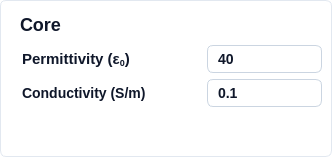
             <widget class="QFrame" name="pyqt5_frame_core_group">
              <property name="layoutDirection">
               <enum>Qt::LeftToRight</enum>
              </property>
              <property name="autoFillBackground">
               <bool>false</bool>
              </property>
              <property name="styleSheet">
               <string notr="true">box-sizing: border-box;
display: flex;
flex-direction: column;
align-items: flex-start;
gap: 25px;
background: #FFFFFF;
border: 1px solid #E2E8F0; /* slate/200 */
border-radius: 6px;</string>
              </property>
              <property name="frameShape">
               <enum>QFrame::StyledPanel</enum>
              </property>
              <property name="frameShadow">
               <enum>QFrame::Raised</enum>
              </property>
              <layout class="QVBoxLayout" name="verticalLayout_15">
               <property name="spacing">
                <number>6</number>
               </property>
               <property name="leftMargin">
                <number>9</number>
               </property>
               <property name="topMargin">
                <number>9</number>
               </property>
               <property name="rightMargin">
                <number>9</number>
               </property>
               <property name="bottomMargin">
                <number>9</number>
               </property>
               <item>
                <widget class="QLabel" name="label_28">
                 <property name="styleSheet">
                  <string notr="true"> 	border: none;
	color: #0F172A;  /* Text color */
    font-family: 'Segoe UI', sans-serif;  /* Font family */
    font-style: normal;  /* Font style */
    font-weight: 500;  /* Font weight */
    font-size: 18px;  /* Font size */
    line-height: 24px;  /* Line height */
    padding: 4px 5px;  /* Padding */</string>
                 </property>
                 <property name="text">
                  <string>Core</string>
                 </property>
                </widget>
               </item>
               <item>
                <layout class="QHBoxLayout" name="horizontalLayout_27" stretch="5,3">
                 <property name="leftMargin">
                  <number>0</number>
                 </property>
                 <property name="topMargin">
                  <number>0</number>
                 </property>
                 <property name="rightMargin">
                  <number>0</number>
                 </property>
                 <property name="bottomMargin">
                  <number>0</number>
                 </property>
                 <item>
                  <widget class="QLabel" name="label_22">
                   <property name="styleSheet">
                    <string notr="true"> 	border: none;
	color: #0F172A;  /* Text color */
    font-family: 'Segoe UI', sans-serif;  /* Font family */
    font-style: normal;  /* Font style */
    font-weight: 500;  /* Font weight */
    font-size: 14px;  /* Font size */
    line-height: 24px;  /* Line height */
    padding: 4px 8px;  /* Padding */</string>
                   </property>
                   <property name="text">
                    <string>&lt;html&gt;&lt;head/&gt;&lt;body&gt;&lt;p&gt;&lt;span style=&quot; font-size:11pt;&quot;&gt;Permittivity (ε&lt;/span&gt;&lt;span style=&quot; font-size:11pt; vertical-align:sub;&quot;&gt;0&lt;/span&gt;&lt;span style=&quot; font-size:11pt;&quot;&gt;)&lt;/span&gt;&lt;/p&gt;&lt;/body&gt;&lt;/html&gt;</string>
                   </property>
                  </widget>
                 </item>
                 <item>
                  <widget class="QLineEdit" name="pyqt5_entry_param_core_perm">
                   <property name="enabled">
                    <bool>true</bool>
                   </property>
                   <property name="maximumSize">
                    <size>
                     <width>200</width>
                     <height>16777215</height>
                    </size>
                   </property>
                   <property name="styleSheet">
                    <string notr="true">QLineEdit {
    background: #FFFFFF;  /* Default background */
    border: 1px solid #CBD5E1;  /* Default border */
    border-radius: 6px;  /* Rounded corners */
    color: #0F172A;  /* Text color */
    font-family: 'Segoe UI', sans-serif;  /* Font family */
    font-style: normal;  /* Font style */
    font-weight: 500;  /* Font weight */
    font-size: 14px;  /* Font size */
    line-height: 24px;  /* Line height */
    padding: 4px 8px;  /* Padding */
}

/* Disabled State */
QLineEdit:disabled {
    color: #D2D7DD;
    border: 1px solid #D2D7DD;
}
</string>
                   </property>
                   <property name="text">
                    <string>40</string>
                   </property>
                  </widget>
                 </item>
                </layout>
               </item>
               <item>
                <layout class="QHBoxLayout" name="horizontalLayout_42" stretch="5,3">
                 <property name="leftMargin">
                  <number>0</number>
                 </property>
                 <property name="topMargin">
                  <number>0</number>
                 </property>
                 <property name="rightMargin">
                  <number>0</number>
                 </property>
                 <property name="bottomMargin">
                  <number>0</number>
                 </property>
                 <item>
                  <widget class="QLabel" name="label_23">
                   <property name="styleSheet">
                    <string notr="true"> 	border: none;
	color: #0F172A;  /* Text color */
    font-family: 'Segoe UI', sans-serif;  /* Font family */
    font-style: normal;  /* Font style */
    font-weight: 500;  /* Font weight */
    font-size: 14px;  /* Font size */
    line-height: 24px;  /* Line height */
    padding: 4px 8px;  /* Padding */</string>
                   </property>
                   <property name="text">
                    <string>Conductivity (S/m)</string>
                   </property>
                  </widget>
                 </item>
                 <item>
                  <widget class="QLineEdit" name="pyqt5_entry_param_core_cond">
                   <property name="enabled">
                    <bool>true</bool>
                   </property>
                   <property name="maximumSize">
                    <size>
                     <width>200</width>
                     <height>16777215</height>
                    </size>
                   </property>
                   <property name="styleSheet">
                    <string notr="true">QLineEdit {
    background: #FFFFFF;  /* Default background */
    border: 1px solid #CBD5E1;  /* Default border */
    border-radius: 6px;  /* Rounded corners */
    color: #0F172A;  /* Text color */
    font-family: 'Segoe UI', sans-serif;  /* Font family */
    font-style: normal;  /* Font style */
    font-weight: 500;  /* Font weight */
    font-size: 14px;  /* Font size */
    line-height: 24px;  /* Line height */
    padding: 4px 8px;  /* Padding */
}

/* Disabled State */
QLineEdit:disabled {
    color: #D2D7DD;
    border: 1px solid #D2D7DD;
}
</string>
                   </property>
                   <property name="text">
                    <string>0.1</string>
                   </property>
                  </widget>
                 </item>
                </layout>
               </item>
               <item>
                <spacer name="verticalSpacer_17">
                 <property name="orientation">
                  <enum>Qt::Vertical</enum>
                 </property>
                 <property name="sizeHint" stdset="0">
                  <size>
                   <width>20</width>
                   <height>40</height>
                  </size>
                 </property>
                </spacer>
               </item>
              </layout>
             </widget>
